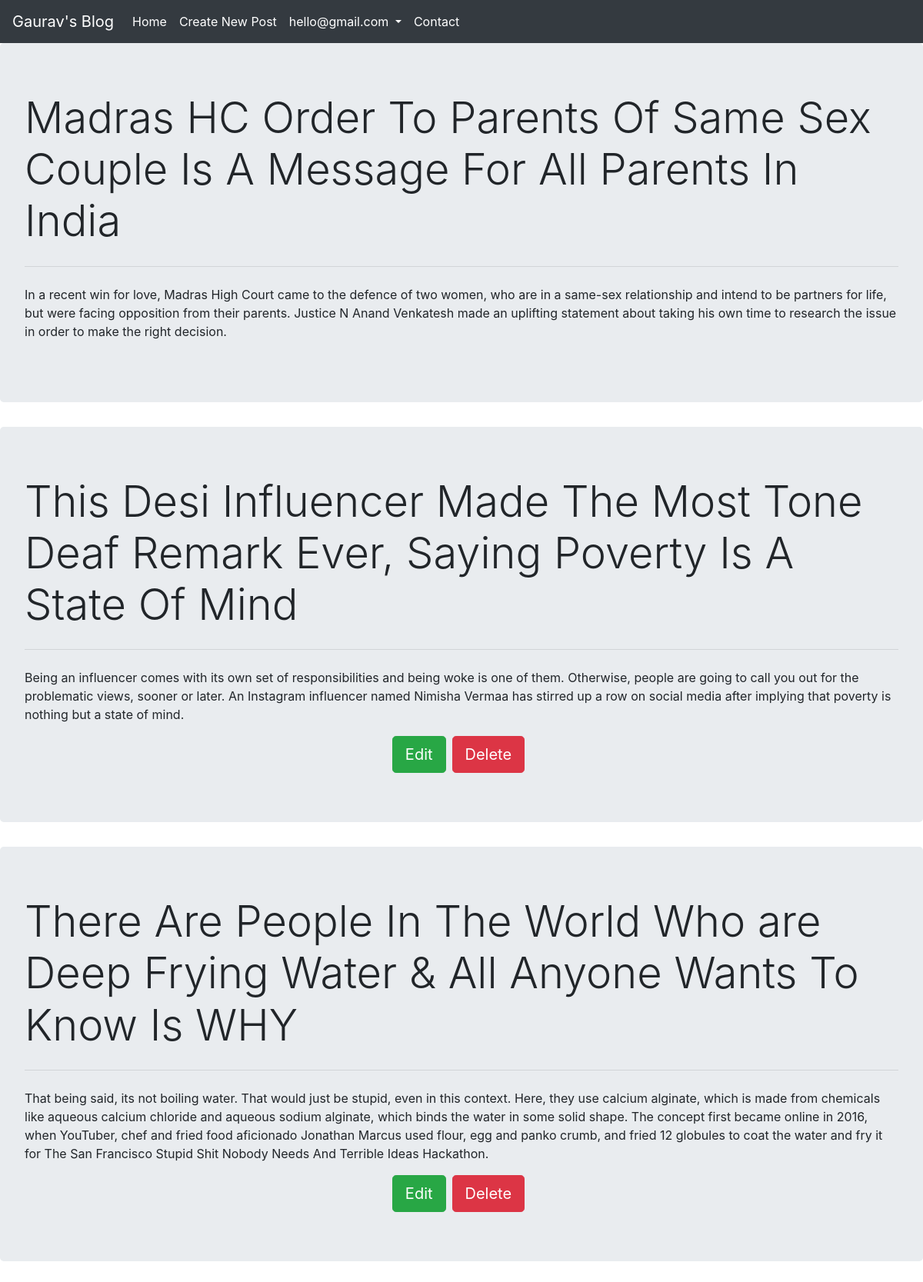
Page /post.php (signed in) on the committed database.
### tables this page shows
CREATE TABLE `post` (
  `id` int(11) NOT NULL,
  `title` blob NOT NULL,
  `Content` longblob NOT NULL,
  `user` varchar(255) NOT NULL
);

### logic.php (called while the page is built, shortened)
<?php
    $conn = mysqli_connect("localhost","root","","gaurav_blog");
    $sql = "select * from post";
    $query = mysqli_query($conn,$sql);
?>

### post.php (the view, shortened to what this page needs)
<?php
    include "logic.php";
?>
<!doctype html>
<html lang="en">
  <head>
    <link rel="stylesheet" href="https://cdn.jsdelivr.net/npm/bootstrap@4.6.0/dist/css/bootstrap.min.css">
  </head>
  <body>
  <?php
    include "nav.php";
  ?>
   <?php foreach($query as $q){ ?>
    <div class="jumbotron">
  <h1 class="display-4"><?php echo $q['title']?></h1>
  <hr class="my-4">
  <p><?php echo $q['Content']?></p>
  <div class="row d-flex justify-content-center align-items-center">
  <?php if(!empty($_SESSION['name']) and $_SESSION['name']== $q['user']){ ?>
  <a class="btn btn-success btn-lg" href="edit.php?id=<?php echo $q['id']?>" role="button">Edit</a>
  <form method="POST">
    <button name="delete" class="btn btn-danger btn-lg mx-2">Delete</button>
  </form>
    <?php }?>
  </div>
</div>
   <?php }?>
  </body>
</html>

### rows in the picture
post: title "Madras HC Order To Parents Of Same Sex Couple Is A Message For All Parents In India", Content "In a recent win for love, Madras High Court came to the defence of two women, who are in a same-sex relationship and intend to be partners for life, but were facing opposition from their parents. Justice N Anand Venkatesh made an uplifting statement about taking his own time to research the issue in order to make the right decision."
post: title "This Desi Influencer Made The Most Tone Deaf Remark Ever, Saying Poverty Is A State Of Mind", Content "Being an influencer comes with its own set of responsibilities and being woke is one of them. Otherwise, people are going to call you out for the problematic views, sooner or later. An Instagram influencer named Nimisha Vermaa has stirred up a row on social media after implying that poverty is nothing but a state of mind."
post: title "There Are People In The World Who are Deep Frying Water & All Anyone Wants To Know Is WHY", Content "That being said, its not boiling water. That would just be stupid, even in this context. Here, they use calcium alginate, which is made from chemicals like aqueous calcium chloride and aqueous sodium alginate, which binds the water in some solid shape. The concept first became online in 2016, when YouTuber, chef and fried food aficionado Jonathan Marcus used flour, egg and panko crumb, and fried 12 globules to coat the water and fry it for The San Francisco Stupid Shit Nobody Needs And Terrible Ideas Hackathon."

### other values in the picture
$_SESSION['name'] "hello@gmail.com"
